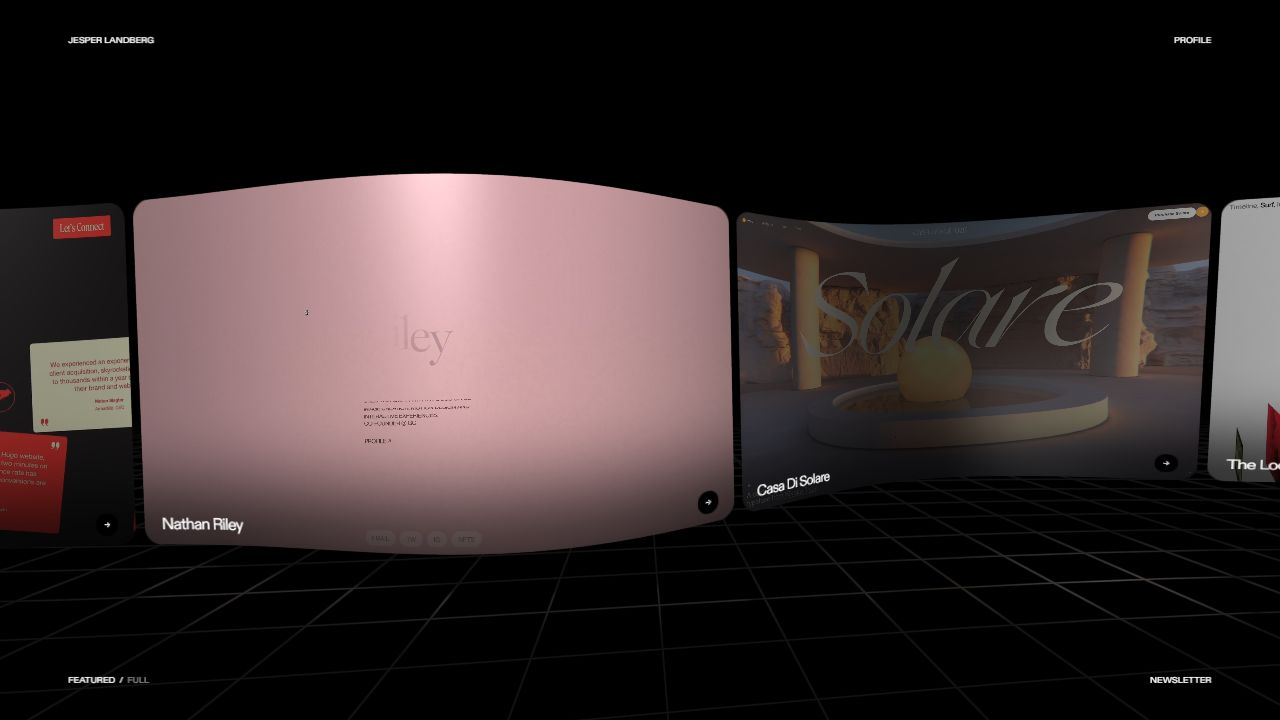
#> input picture evidence-curve/reference.png, 1280 x 720 px
$ python compare.py
#> lines starting #> are read from the running program, lines starting #| are printed output that depends on the picture
from pathlib import Path
from PIL import Image, ImageDraw
root=Path(__file__).parent
out=Image.new('RGB',(2560,752),'#141414')
#> out: PIL image 2560x752 RGB; every value is 20
draw=ImageDraw.Draw(out)
draw.text((20,10),'REFERENCE / FIXED CURVE FIELD',fill='white')
draw.text((1300,10),'REVISED / OPPOSING UPPER AND LOWER EDGES',fill='white')
out.paste(Image.open(root/'reference.png').convert('RGB'),(0,32))
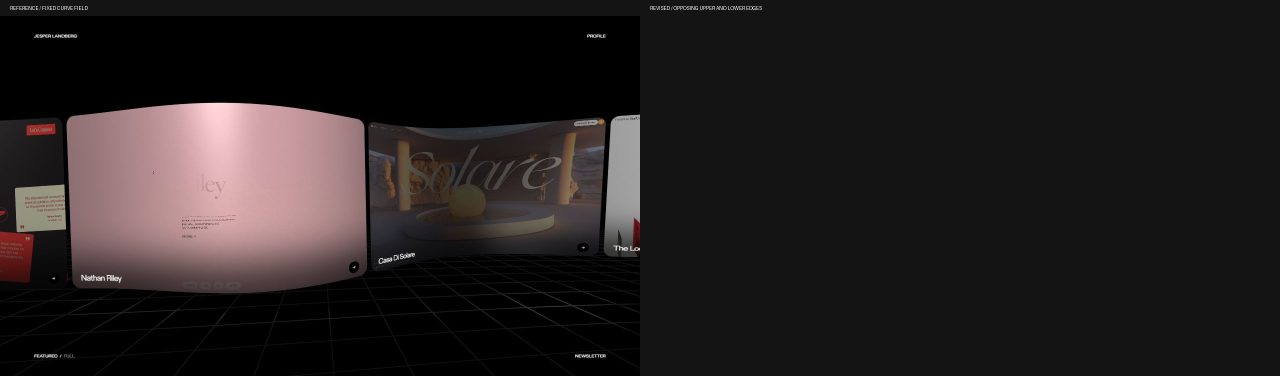
#> out: PIL image 2560x752 RGB (shown at 1/2 size); mean R, G, B 35.6, 30.8, 30.9
out.paste(Image.open(root/'revised-rest.png').convert('RGB'),(1280,32))
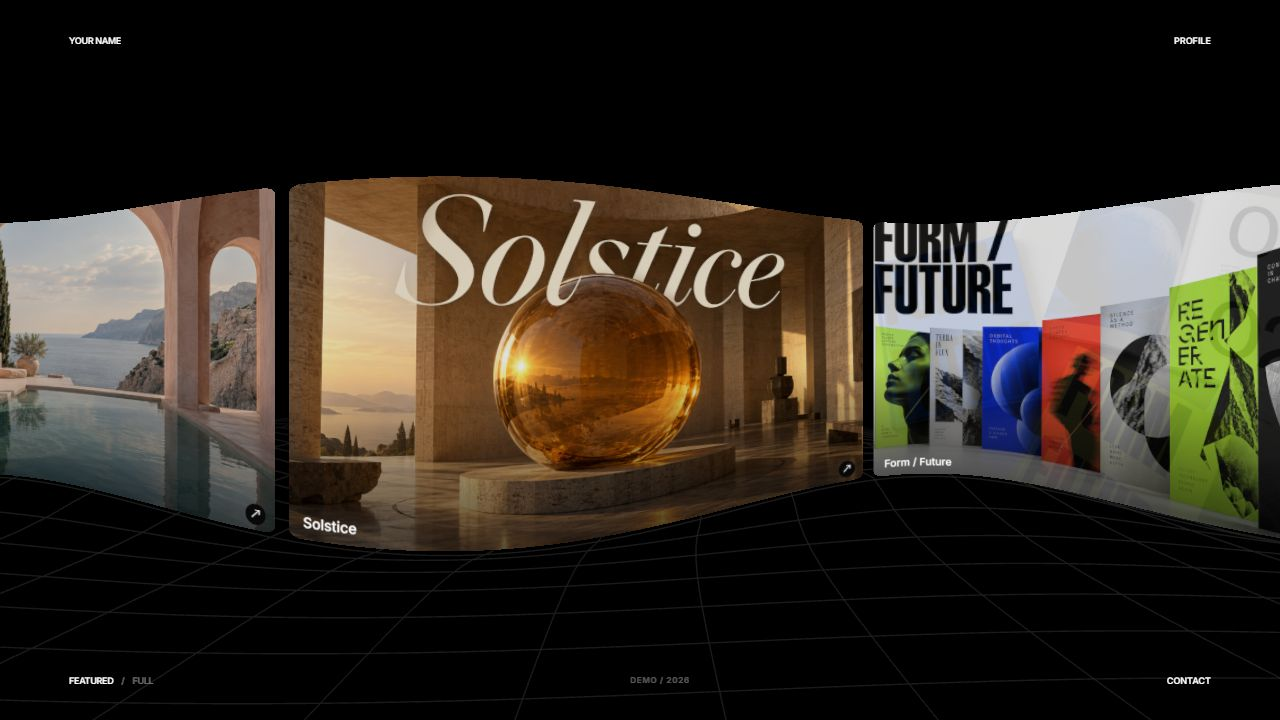
#> input picture evidence-curve/revised-rest.png, 1280 x 720 px
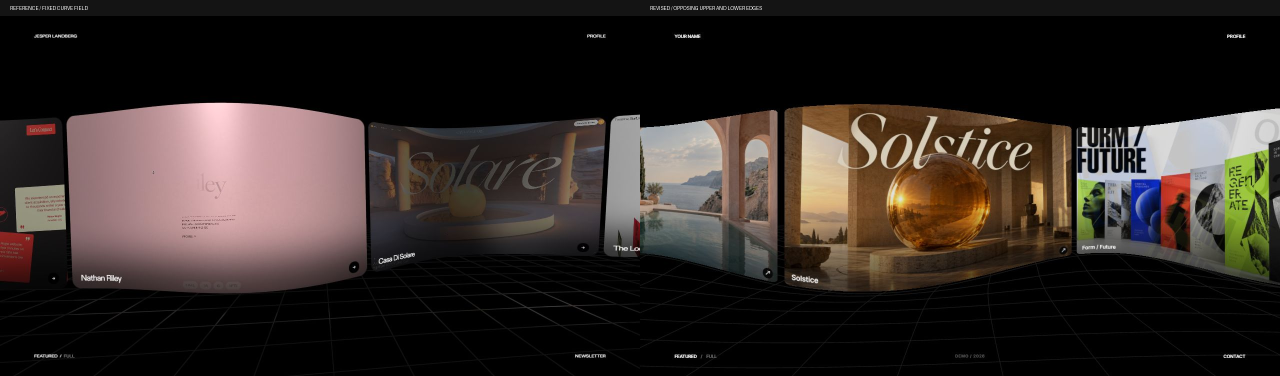
#> out: PIL image 2560x752 RGB (shown at 1/2 size); mean R, G, B 49.3, 41.4, 37.5
out.save(root/'comparison.png')
